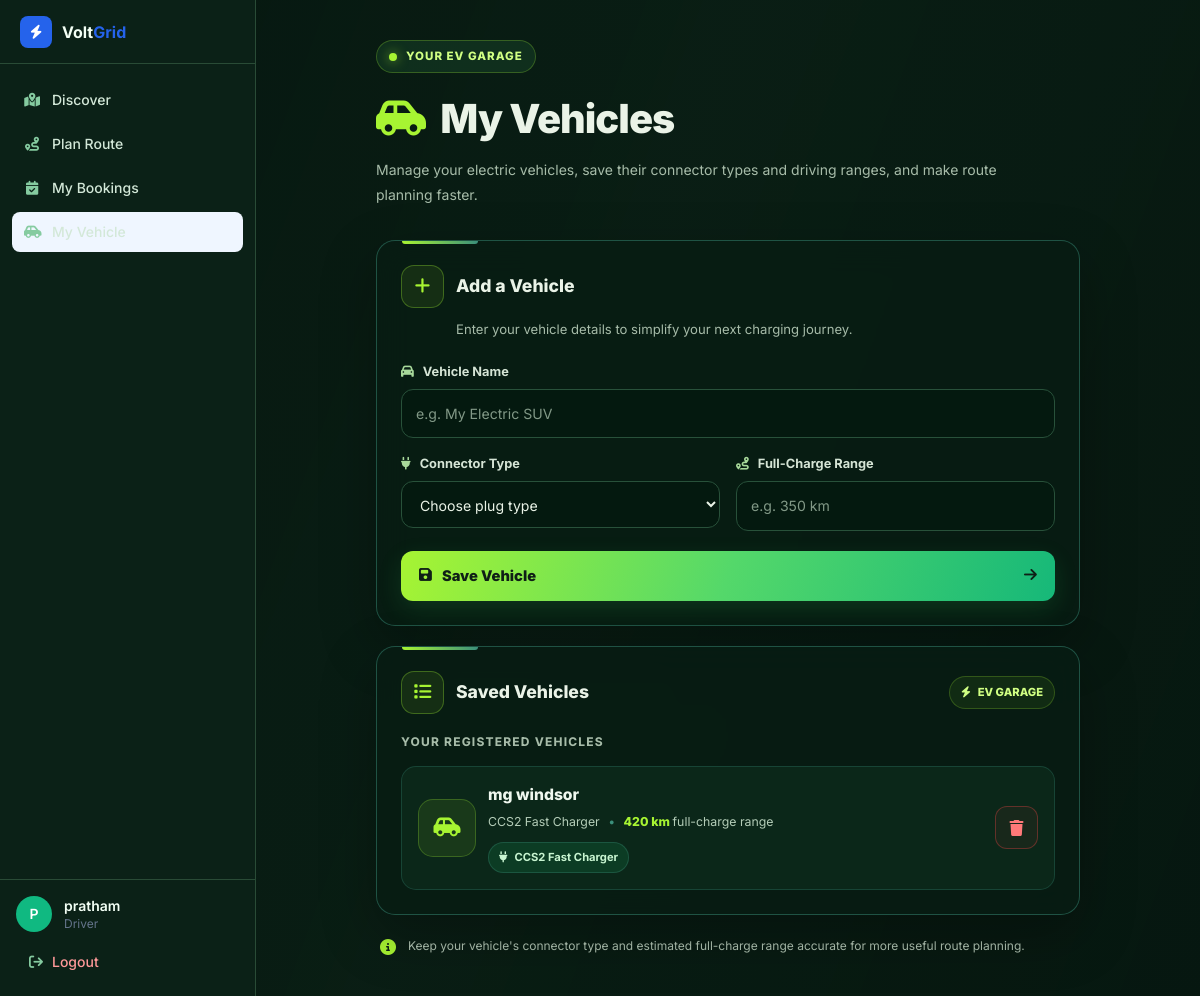
/vehicles (signed in), run on the app's committed database.
### app.py (models this page shows, shortened)
class User(db.Model, UserMixin):
    __tablename__ = "users"
    id = db.Column(db.Integer, primary_key=True)
    username = db.Column(db.String(80), unique=True, nullable=False, index=True)
    email = db.Column(db.String(120), unique=True, nullable=False, index=True)
    password_hash = db.Column(db.String(255), nullable=False)
    role = db.Column(db.String(20), nullable=False, default="vehicle_owner")
    created_at = db.Column(db.DateTime, default=datetime.utcnow, nullable=False)
    email_verified = db.Column(db.Boolean, nullable=False, default=False)
    email_verification_sent_at = db.Column(db.DateTime, nullable=True)
    kyc_status = db.Column(db.String(20), nullable=False, default="Not Required")
    kyc_document = db.Column(db.String(255), nullable=True)
    kyc_rejection_reason = db.Column(db.String(255), nullable=True)
    stations = db.relationship(
        "ChargingStation", backref="owner", lazy=True, cascade="all, delete-orphan"
    )
    bookings = db.relationship(
        "Booking", backref="driver", lazy=True, cascade="all, delete-orphan"
    )
    @property
    def is_vehicle_owner(self):
        return self.role == "vehicle_owner"

class Vehicle(db.Model):
    __tablename__ = "vehicles"
    id = db.Column(db.Integer, primary_key=True)
    user_id = db.Column(db.Integer, db.ForeignKey("users.id"), nullable=False)
    name = db.Column(db.String(80), nullable=False)
    plug_type = db.Column(db.String(50), nullable=False)
    full_range_km = db.Column(db.Float, nullable=False)
    created_at = db.Column(db.DateTime, default=datetime.utcnow, nullable=False)

### app.py (the view)
@app.route("/vehicles")
@login_required
@role_required("vehicle_owner")
def vehicles():
    my_vehicles = Vehicle.query.filter_by(user_id=current_user.id).order_by(Vehicle.created_at.desc()).all()
    return render_template("vehicles.html", vehicles=my_vehicles, plug_types=PLUG_TYPES)

### app.py (called while the page is built)
@login_manager.user_loader
def load_user(user_id):
    return db.session.get(User, int(user_id))

def role_required(role_name):
    def decorator(f):
        from functools import wraps
        @wraps(f)
        def wrapped(*args, **kwargs):
            if not current_user.is_authenticated:
                return redirect(url_for("auth_page"))
            if current_user.role != role_name:
                abort(403)
            return f(*args, **kwargs)
        return wrapped
    return decorator

### templates/vehicles.html (shortened to what this page needs)
{% extends "base.html" %}
{% block content %}
<div class="vg-vehicles max-w-3xl mx-auto px-4 sm:px-6 lg:px-8 py-8 sm:py-10">
    <header class="mb-8">
        <div class="vg-eyebrow">
            <span class="vg-status-dot"></span>
            YOUR EV GARAGE
        </div>
        <h1 class="vg-heading">
            <i class="fa-solid fa-car-side vg-heading-icon mr-2"></i>
            My Vehicles
        </h1>
        <p class="vg-subtitle text-sm mt-2 max-w-2xl">
            Manage your electric vehicles, save their connector types and driving
            ranges, and make route planning faster.
        </p>
    </header>
    <section class="vg-panel">
        <h2 class="vg-panel-title">
            <span class="vg-title-icon">
                <i class="fa-solid fa-plus"></i>
            </span>
            <span>Add a Vehicle</span>
        </h2>
        <p class="vg-section-note">
            Enter your vehicle details to simplify your next charging journey.
        </p>
        <form method="POST"
              action="{{ url_for('add_vehicle') }}"
              class="grid grid-cols-1 sm:grid-cols-2 gap-4">
            <div class="sm:col-span-2">
                <label class="vg-form-label" for="vehicle-name">
                    <i class="fa-solid fa-car"></i>
                    Vehicle Name
                </label>
                <input id="vehicle-name"
                       type="text"
                       name="name"
                       required
                       placeholder="e.g. My Electric SUV"
                       class="vg-input">
            </div>
            <div>
                <label class="vg-form-label" for="vehicle-plug">
                    <i class="fa-solid fa-plug"></i>
                    Connector Type
                </label>
                <select id="vehicle-plug"
                        name="plug_type"
                        required
                        class="vg-input">
                    <option value="">Choose plug type</option>
                </select>
            </div>
            <div>
                <label class="vg-form-label" for="vehicle-range">
                    <i class="fa-solid fa-route"></i>
                    Full-Charge Range
                </label>
                <input id="vehicle-range"
                       type="number"
                       step="1"
                       min="1"
                       name="full_range_km"
                       required
                       placeholder="e.g. 350 km"
                       class="vg-input">
            </div>
            <div class="sm:col-span-2 pt-1">
                <button type="submit" class="vg-save-button">
                    <i class="fa-solid fa-floppy-disk"></i>
                    Save Vehicle
                    <i class="fa-solid fa-arrow-right vg-save-arrow"></i>
                </button>
            </div>
        </form>
    </section>
    <section class="vg-panel">
        <div class="flex items-center justify-between gap-3 mb-5">
            <h2 class="vg-panel-title" style="margin-bottom:0;">
                <span class="vg-title-icon">
                    <i class="fa-solid fa-list"></i>
                </span>
                <span>Saved Vehicles</span>
            </h2>
            <span class="vg-garage-badge">
                <i class="fa-solid fa-bolt"></i>
                EV GARAGE
            </span>
        </div>
        <p class="text-xs uppercase tracking-widest mb-4"
           style="color:#A7BCA9;font-weight:750;">
            Your registered vehicles
        </p>
        <div class="space-y-3">
            {% for v in vehicles %}
            <div class="vg-vehicle-item">
                <div class="flex items-center gap-3 min-w-0">
                    <div class="vg-vehicle-icon">
                        <i class="fa-solid fa-car-side"></i>
                    </div>
                    <div class="min-w-0">
                        <div class="vg-vehicle-name">
                            {{ v.name }}
                        </div>
                        <div class="vg-vehicle-meta">
                            {{ v.plug_type }}
                            <span style="color:#3B8F7B;margin:0 5px;">•</span>
                            <span class="vg-range">
                                {{ v.full_range_km|round(0)|int }} km
                            </span>
                            full-charge range
                        </div>
                        <span class="vg-tag">
                            <i class="fa-solid fa-plug"></i>
                            {{ v.plug_type }}
                        </span>
                    </div>
                </div>
                <form method="POST"
                      action="{{ url_for('delete_vehicle', vehicle_id=v.id) }}"
                      onsubmit="return confirm('Remove this vehicle?');">
                    <button type="submit"
                            class="vg-delete-button"
                            title="Delete vehicle"
                            aria-label="Delete {{ v.name }}">
                        <i class="fa-solid fa-trash"></i>
                    </button>
                </form>
            </div>
            {% endfor %}
        </div>
    </section>
    <div class="flex items-start gap-3 mt-5 px-1">
        <i class="fa-solid fa-circle-info mt-1"
           style="color:#A7F432;"></i>
        <p class="text-xs"
           style="color:#B1C4B3;line-height:1.8;">
            Keep your vehicle's connector type and estimated full-charge range
            accurate for more useful route planning.
        </p>
    </div>
</div>
{% endblock %}

### templates/base.html (shortened to what this page needs)
<!DOCTYPE html>
<html lang="en">
<head>
<script src="https://cdn.tailwindcss.com"></script>
<link rel="stylesheet" href="https://cdnjs.cloudflare.com/ajax/libs/font-awesome/6.5.1/css/all.min.css">
</head>
<body class="min-h-screen {{ 'app-shell' if current_user.is_authenticated else 'public-shell' }}">
{% if current_user.is_authenticated %}
<div x-data="{ sidebarOpen: false }" class="min-h-screen">
  <aside :class="sidebarOpen ? 'translate-x-0' : '-translate-x-full lg:translate-x-0'"
    class="fixed inset-y-0 left-0 z-50 w-64 bg-white border-r border-slate-200 flex flex-col transition-transform duration-200 lg:translate-x-0">
    <div class="h-16 flex items-center gap-2.5 px-5 border-b border-slate-100">
      <div class="w-8 h-8 rounded-lg bg-blue-600 flex items-center justify-center shrink-0">
        <i class="fa-solid fa-bolt text-white text-sm"></i>
      </div>
      <span class="font-bold text-slate-900 text-base">Volt<span class="text-blue-600">Grid</span></span>
    </div>
    <nav class="flex-1 overflow-y-auto py-4 px-3 space-y-1">
      {% macro navlink(endpoint, icon, label) %}
      <a href="{{ url_for(endpoint) }}"
        class="flex items-center gap-3 px-3 py-2.5 rounded-lg text-sm font-medium transition
          {{ 'bg-blue-50 text-blue-600' if request.endpoint == endpoint else 'text-slate-600 hover:bg-slate-50 hover:text-slate-900' }}">
        <i class="fa-solid {{ icon }} w-4 text-center {{ 'text-blue-600' if request.endpoint == endpoint else 'text-slate-400' }}"></i>
        {{ label }}
      </a>
      {% endmacro %}
      {% if current_user.is_vehicle_owner %}
        {{ navlink('user_dashboard', 'fa-map-location-dot', 'Discover') }}
        {{ navlink('route_planner', 'fa-route', 'Plan Route') }}
        {{ navlink('history', 'fa-calendar-check', 'My Bookings') }}
        {{ navlink('vehicles', 'fa-car-side', 'My Vehicle') }}
      {% elif current_user.is_station_owner %}
        {{ navlink('owner_dashboard', 'fa-gauge', 'Dashboard') }}
      {% elif current_user.is_admin %}
        {{ navlink('admin_dashboard', 'fa-gauge', 'Dashboard') }}
        {{ navlink('admin_users', 'fa-users', 'Users') }}
        {{ navlink('admin_stations', 'fa-charging-station', 'Stations') }}
        {{ navlink('admin_bookings', 'fa-receipt', 'Bookings') }}
      {% endif %}
    </nav>
    <div class="border-t border-slate-100 p-4">
      <div class="flex items-center gap-3 mb-3">
        <div class="w-9 h-9 rounded-full flex items-center justify-center text-white font-semibold text-sm shrink-0
          {{ 'bg-emerald-500' if current_user.is_vehicle_owner else ('bg-purple-500' if current_user.is_admin else 'bg-blue-600') }}">
          {{ current_user.username[0]|upper }}
        </div>
        <div class="min-w-0">
          <div class="text-sm font-semibold text-slate-900 truncate">{{ current_user.username }}</div>
          <div class="text-xs text-slate-500">{{ 'Driver' if current_user.is_vehicle_owner else ('Admin' if current_user.is_admin else 'Station Owner') }}</div>
        </div>
      </div>
      <a href="{{ url_for('logout') }}" class="flex items-center gap-2 px-3 py-2 rounded-lg text-sm font-medium text-red-600 hover:bg-red-50 transition">
        <i class="fa-solid fa-arrow-right-from-bracket w-4 text-center"></i>Logout
      </a>
    </div>
  </aside>
  <div class="lg:pl-64">
    <main>
      {% block content %}{% endblock %}
    </main>
  </div>
</div>
{% endif %}
</body>
</html>

### templates/base.html (style rules this page uses)
body { font-family: 'Inter', sans-serif; }
body.app-shell { background-color: #F8FAFC; color: #0F172A; }
aside, .sidebar, #sidebar, nav.sidebar, aside nav { background: #0b2117 !important; color: #f3fff5 !important; border-color: #294b36 !important; }
aside .border-b, .sidebar .border-b, #sidebar .border-b { background: #0b2117 !important; border-color: #294b36 !important; }
aside a, .sidebar a, #sidebar a, aside nav a { color: #d3e8d8 !important; border-radius: 10px; transition: background 0.2s ease, color 0.2s ease; }
aside a i, .sidebar a i, #sidebar a i, aside nav a i { color: #85cba0 !important; }
aside .border-t, .sidebar .border-t, #sidebar .border-t { background: #0b2117 !important; border-color: #294b36 !important; }
aside .text-slate-900, aside .text-gray-900, .sidebar .text-slate-900, #sidebar .text-slate-900 { color: #f3fff5 !important; }
aside a[href*="logout"], .sidebar a[href*="logout"], #sidebar a[href*="logout"] { color: #ff9999 !important; }
html { scrollbar-color: #65b87b #0b2117; scrollbar-width: thin; }

### data on the page
User: username "P", username "pratham", role "Driver"
Vehicle: name "mg windsor", plug_type "CCS2 Fast Charger", full_range_km "420"

### other printed values
{{ label }} "Discover Plan Route My Bookings My Vehicle"
